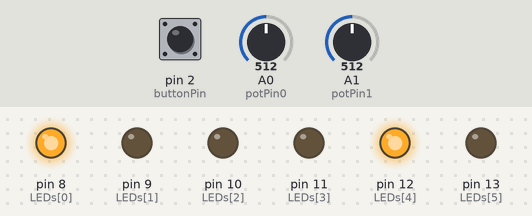
Bench run of a sketch on a simulated Arduino Uno, built with avr-gcc and run on an emulated ATmega328P. Parts: output pins drawn as LEDs (lit = HIGH). The inputs (shaded band) are chosen by the test bench; at power-on: A0 (potPin0) = 512, A1 (potPin1) = 512, pin 2 (buttonPin) HIGH. What the sketch prints to the serial monitor is not drawn.

Above: at 5.8 s.
5.9 s: A0 (potPin0) set to 585
11.2 s: A0 (potPin0) set to 607
At 16.2 s:
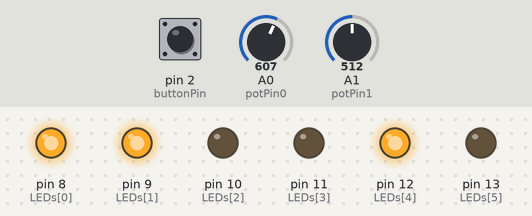
16.5 s: A1 (potPin1) set to 682
21.2 s: A1 (potPin1) set to 717
At 25.3 s:
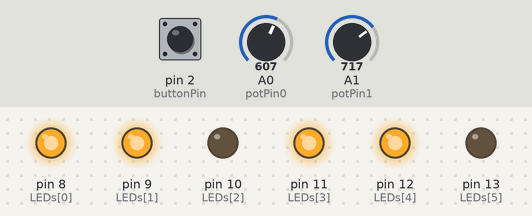
26.5 s: A0 (potPin0) set to 590
At 30.4 s:
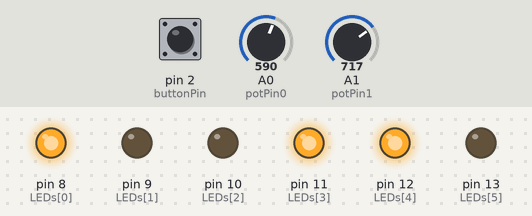
31.5 s: A0 (potPin0) set to 316
36.2 s: A0 (potPin0) set to 281
At 40.8 s:
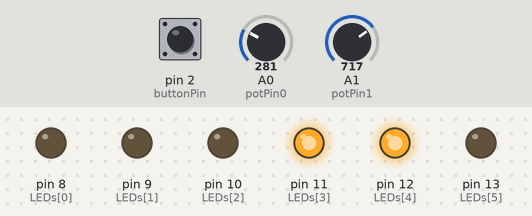
Timing chart, 0 to 42.3 s (numbered marks = the images above; inputs shaded):
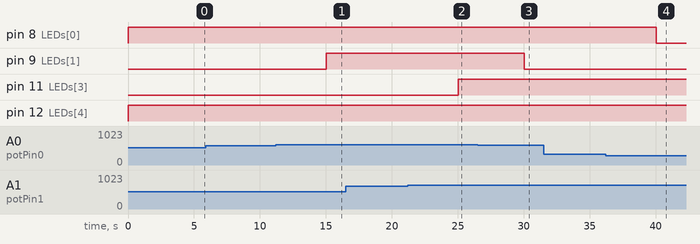

The sketch:

20191007-4.ino
```cpp
const byte potPin0 = A0;
const byte potPin1 = A1;
const byte LEDs[]={8,9,10,11,12,13};
const byte total = sizeof(LEDs);
byte buttonPin=2;
int val0,val1;
int buttonState = 0;
void setup() {
  // put your setup code here, to run once:
Serial.begin(9600);

 for (byte i = 0;i<=total;i++){
    pinMode(LEDs[i], OUTPUT);
  }
  pinMode(buttonPin, INPUT);
}

void loop() {
  // put your main code here, to run repeatedly:

  val0=analogRead(potPin0);
  Serial.print("電阻");
  Serial.println(val0);
  val1=analogRead(potPin1);
  Serial.print("光敏");
  Serial.println(val1);

  buttonState = digitalRead(buttonPin);
  if (buttonState == LOW) {
    Serial.println("按紐OFF");
  }else{
    Serial.println("按鈕ON");
  }


  if(val0<300){
  Serial.println("1不亮");
  Serial.println("2不亮");
  Serial.println("3不亮");
  digitalWrite(LEDs[0], LOW);
  digitalWrite(LEDs[1], LOW);
  digitalWrite(LEDs[2], LOW);
  }else if(val0<600){
  Serial.println("1亮");
  Serial.println("2不亮");
  Serial.println("3不亮");
  digitalWrite(LEDs[0], HIGH);
  digitalWrite(LEDs[1], LOW);
  digitalWrite(LEDs[2], LOW);
  }else if(val0<900){
  Serial.println("1亮");
  Serial.println("2亮");
  Serial.println("3不亮");
  digitalWrite(LEDs[0], HIGH);
  digitalWrite(LEDs[1], HIGH);
  digitalWrite(LEDs[2], LOW);
  }else{
  Serial.println("1亮");
  Serial.println("2亮");
  Serial.println("3亮");
  digitalWrite(LEDs[0], HIGH);
  digitalWrite(LEDs[1], HIGH);
  digitalWrite(LEDs[2], HIGH);
  }


  if(val1>=700){

    digitalWrite(LEDs[3], HIGH);
    Serial.println("4亮");
  }else if(val1<=650){

    digitalWrite(LEDs[3], LOW);
    Serial.println("4不亮");
  }


   buttonState = digitalRead(buttonPin);
  if (buttonState == LOW) {
    Serial.println("5不亮");
    digitalWrite(LEDs[4], LOW);
  }else{
    Serial.println("5亮");
    digitalWrite(LEDs[4], HIGH);

 }
   delay(5000);

}
```

Measured:
- the behaviour switches between 599 and 600 on A0 (potPin0) (found by bisection; images 0 and 1)
- the behaviour switches between 699 and 700 on A1 (potPin1) (found by bisection; images 1 and 2)
- the behaviour switches between 300 and 299 on A0 (potPin0) (found by bisection; images 3 and 4)
- after the input at 5.9 s, every drawn part: stays the same
- after the input at 11.2 s, pin 9 (LEDs[1]): LOW → HIGH after 3.8 s
- after the input at 16.5 s, every drawn part: stays the same
- after the input at 21.2 s, pin 11 (LEDs[3]): LOW → HIGH after 3.8 s
- after the input at 26.5 s, pin 9 (LEDs[1]): HIGH → LOW after 3.5 s
- after the input at 31.5 s, every drawn part: stays the same
- after the input at 36.2 s, pin 8 (LEDs[0]): HIGH → LOW after 3.8 s
